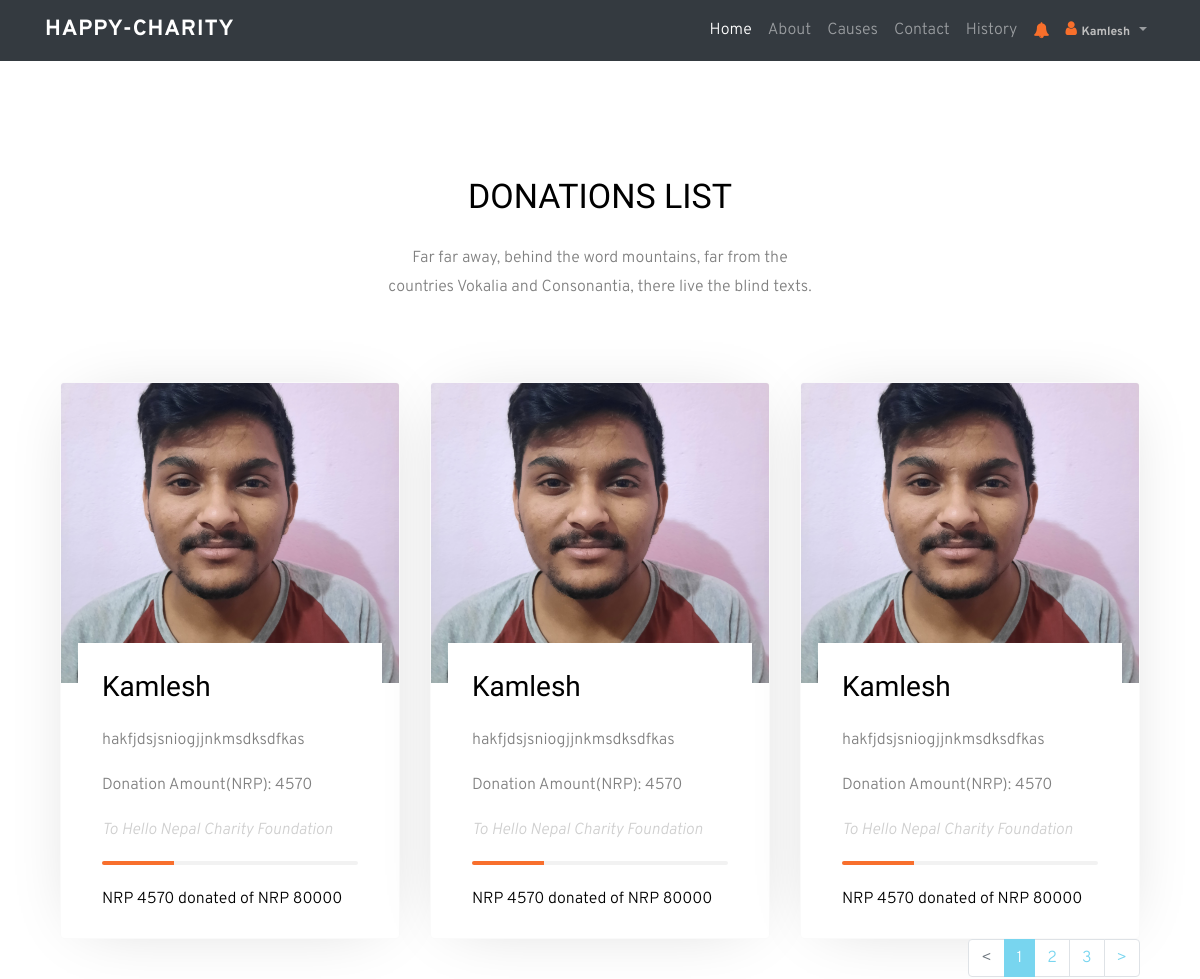
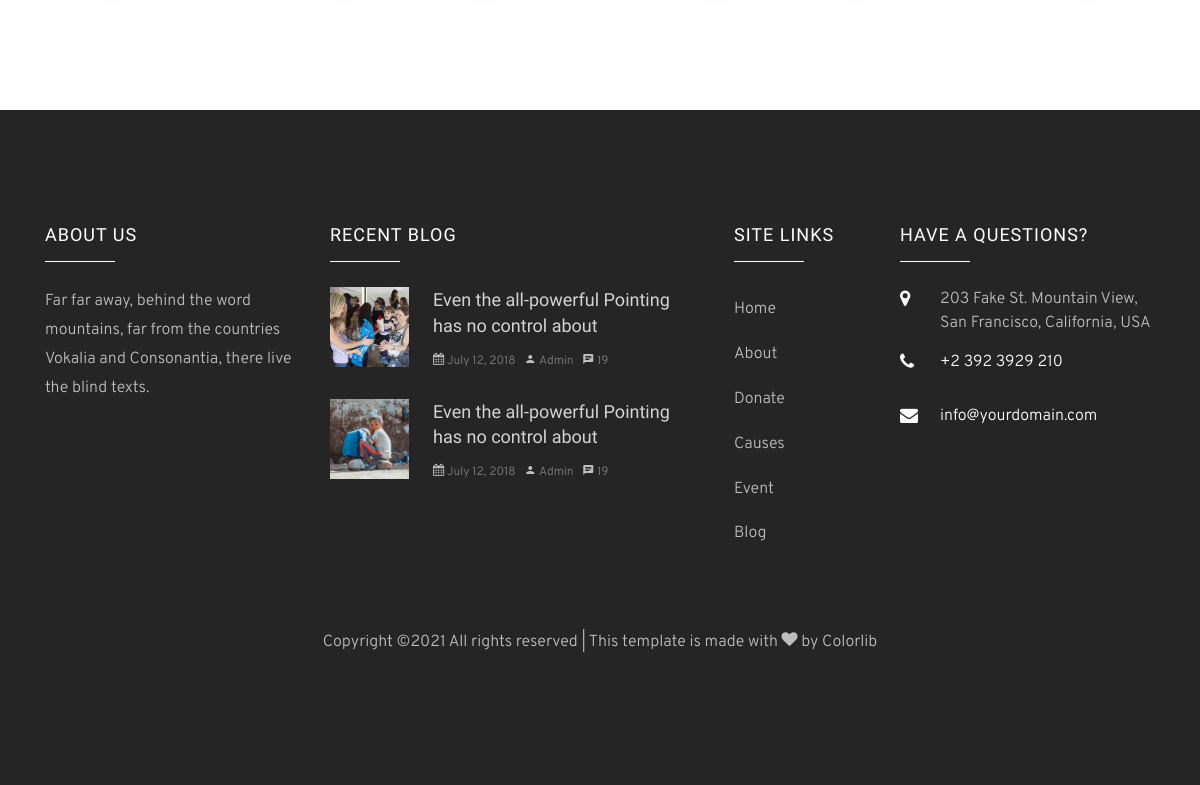
The app's page /donation/list/ (signed in) with its own data (2 pictures, top to bottom).
### account/models.py (models this page shows, shortened)
class Donation(models.Model):
    donor = models.ForeignKey(CustomerProfile, on_delete=models.CASCADE)
    cause = models.ForeignKey(Causes, on_delete=models.SET_NULL, null=True)
    amount = models.PositiveBigIntegerField(blank=True)
    date_donated = models.DateTimeField(auto_now_add=True)
    payment_completed = models.BooleanField(default=False, null=True, blank=True)
    field_history = FieldHistoryTracker(['donor'])

class Causes(models.Model):
    PRIORITY = (
        ('Medium', 'Medium'),
        ('High', 'High'),
        ('Low', 'Low'),
    )
    STATUS = (
        ('Pending', 'Pending'),
        ('Approved', 'Approved'),
    )
    ngo = models.ForeignKey(UserProfile, on_delete=models.CASCADE)
    date_requested = models.DateTimeField(auto_now_add=True)
    title = models.TextField(blank=False)
    description = models.TextField(blank=False)
    amount_required = models.PositiveBigIntegerField(blank=True)
    priority = models.CharField(max_length=20, choices=PRIORITY, default=PRIORITY)
    status = models.CharField(max_length=20, choices=STATUS, default=STATUS)
    cause_image = models.ImageField(upload_to='causes', blank=False)
    def __str__(self):
        return str(self.title)
    field_history = FieldHistoryTracker(['status'])

class CustomerProfile(models.Model):
    user = models.OneToOneField(User, on_delete=models.CASCADE)
    birthdate = models.DateField()
    phone_regex = RegexValidator(regex=r'^\+?1?\d{6,12}$',
                                 message="Phone number must be entered in the format: '+999999999'. Up to 12 digits allowed.")
    phone = models.CharField(validators=[phone_regex], max_length=15, blank=False,
                             unique=True)  # validators should be a list
    profile = models.ImageField(upload_to='donor/profile', blank=True)
    def __str__(self):
        return str(self.user)
    field_history = FieldHistoryTracker(['user'])

class UserProfile(models.Model):
    user = models.OneToOneField(User, on_delete=models.CASCADE)
    ngo_name = models.CharField(max_length=200, blank=False)
    location = models.CharField(max_length=300, blank=False)
    pan = models.CharField(max_length=20, blank=False, unique=True)
    phone_regex = RegexValidator(regex=r'^\+?1?\d{6,12}$',
                                 message="Phone number must be entered in the format: '+999999999'. Up to 12 digits allowed.")
    phone = models.CharField(validators=[phone_regex], max_length=15, blank=False,
                             unique=True)  # validators should be a list
    document = models.FileField(upload_to='documents/', blank=False)
    field_history = FieldHistoryTracker(['user'])

### account/views.py (the view)
# urls.py: path('donation/list/', views.DonationListView.as_view(), name='list_donation'),
@method_decorator(login_required, name='dispatch')
class DonationListView(ListView):
    model = Donation
    template_name = 'account/donation_listview.html'
    context_object_name = 'donation'
    paginate_by = 6
    def get_context_data(self, **kwargs):
        context = super(DonationListView, self).get_context_data(**kwargs)
        donation = self.get_queryset()
        page = self.request.GET.get('page')
        paginator = Paginator(donation, self.paginate_by)
        try:
            donation = paginator.page(page)
        except PageNotAnInteger:
            donation = paginator.page(1)
        except EmptyPage:
            donation = paginator.page(paginator.num_pages)
        context['donation'] = donation
        return context

### account/templates/account/donation_listview.html (shortened to what this page needs)
{% extends 'account/basetemplates/admin_nav_base.html' %}
{% load static %}
{% block body %}
<div class="container">
    <section class="ftco-section">
        <div class="container">
            <div class="row justify-content-center mb-5 pb-3">
                <div class="col-md-5 heading-section ftco-animate text-center">
                    <h2 class="mb-4">Donations List</h2>
                    <p>Far far away, behind the word mountains, far from the countries Vokalia and Consonantia, there
                        live the blind texts.</p>
                </div>
            </div>
            <div class="row">
                {% if request.user.is_superuser %}
                {% for item in donation %}
                <div class="col-md-4 ftco-animate">
                    <div class="cause-entry">
                        <a href="#" class="img"
                       style="background-image: url({{item.cause.cause_image.url}});"></a>
                        <div class="text p-3 p-md-4">
                            <h3><a href="{% url 'detail_cause' pk=item.id %}">{{item.donor}}</a></h3>
                            <p>{{item.cause}}</p>
                            <p>Donation Amount(NRP): <a>{{ item.amount }}</a></p>
                            <span class="donation-time mb-3 d-block">To {{item.cause.ngo.ngo_name}}</span>
                            <div class="progress custom-progress-success">
                                <div class="progress-bar bg-primary" role="progressbar"
                                     style="width: 28%"
                                     aria-valuenow="28" aria-valuemin="0" aria-valuemax="100"></div>
                            </div>
                            <span class="fund-raised d-block">NRP {{item.amount}} donated of NRP {{item.cause.amount_required}}</span>
                        </div>
                    </div>
                </div>
                {% endfor %}
                {% else %}
                {% for item in donation %}
                {% if request.user == item.donor.user %}
                <div class="col-md-4 ftco-animate">
                    <div class="cause-entry">
                        <a href="#" class="img"
                       style="background-image: url({{item.cause.cause_image.url}});"></a>
                        <div class="text p-3 p-md-4">
                            <h3><a href="{% url 'detail_cause' pk=item.id %}">{{item.donor}}</a></h3>
                            <p>{{item.cause}}</p>
                            <p>Donation Amount(NRP): <a>{{ item.amount }}</a></p>
                            <span class="donation-time mb-3 d-block">To {{item.cause.ngo.ngo_name}}</span>
                            <div class="progress custom-progress-success">
                                <div class="progress-bar bg-primary" role="progressbar"
                                     style="width: 28%"
                                     aria-valuenow="28" aria-valuemin="0" aria-valuemax="100"></div>
                            </div>
                            <span class="fund-raised d-block">NRP {{item.amount}} donated of NRP {{item.cause.amount_required}}</span>
                        </div>
                    </div>
                </div>
                {% endif %}
                {% endfor %}
                {% endif %}
            </div>
            {% if is_paginated %}
            {% include "account/basetemplates/pagination.html" %}
            {% endif %}
        </div>
    </section>
</div>
{% endblock %}

### account/templates/account/basetemplates/admin_nav_base.html (shortened to what this page needs)
<html lang="en">
{% load static %}
{% load notifications_tags %}
<head>
    <link rel="stylesheet" href={% static 'css/customer/css/open-iconic-bootstrap.min.css' %}>
    <link rel="stylesheet" href={% static 'css/customer/css/animate.css' %} >
    <link rel="stylesheet" href={% static 'css/customer/css/owl.carousel.min.css' %} >
                  <link rel="stylesheet" href={% static 'css/customer/css/owl.theme.default.min.css' %} >
                  <link rel="stylesheet" href={% static 'css/customer/css/magnific-popup.css' %} >
                  <link rel="stylesheet" href={% static 'css/customer/css/aos.css' %} >
                  <link rel="stylesheet" href={% static 'css/customer/css/ionicons.min.css' %} >
                  <link rel="stylesheet" href={% static "css/customer/css/bootstrap-datepicker.css"  %} >
                  <link rel="stylesheet" href={% static 'css/customer/css/jquery.timepicker.css' %} >
                  <link rel="stylesheet" href={% static 'css/customer/css/flaticon.css' %} >
                  <link rel="stylesheet" href={% static 'css/customer/css/icomoon.css' %} >
                  <link rel="stylesheet" href={% static 'css/customer/css/style.css' %} >
                  </head>
<body>
<nav class="navbar navbar-expand-lg navbar-dark ftco_navbar bg-dark ftco-navbar-dark" id="ftco-navbar">
    <div class="container">
        {% if request.user.is_staff %}
        <a class="navbar-brand" href="{% url 'dashboard' %}">HAPPY-CHARITY</a>
        {% else %}
        <a class="navbar-brand" href="{% url 'index' %}">HAPPY-CHARITY</a>
        {% endif %}
        <div class="collapse navbar-collapse" id="ftco-nav">
            <ul class="navbar-nav ml-auto">
                {% if not request.user.is_staff %}
                <li class="nav-item active"><a href="{% url 'index' %}" class="nav-link">Home</a></li>
                <li class="nav-item"><a href="" class="nav-link">About</a></li>
                <li class="nav-item"><a href="{% url 'list_cause' %}" class="nav-link">Causes</a></li>
                <li class="nav-item"><a href="" class="nav-link">Contact</a></li>
                <li class="nav-item"><a href="{% url 'list_history' %}" class="nav-link">History</a></li>
                {% endif %}
            </ul>
            {% if user.is_authenticated %}
            <ul class="navbar-nav show">
                    <li class="nav-item dropdown" role="button">
                        <a class="nav-link dropdown" href="#" id=""
                           data-toggle="dropdown"
                           aria-haspopup="true" aria-expanded="true"><i
                                class="icon icon-bell" style="color:#f86f2b;"></i></a>
                    </li>
                </ul>
                <ul class="navbar-nav">
                    <li class="nav-item dropdown">
                        <a class="nav-link dropdown-toggle" href="#" id="navbarDropdownMenuLink"
                           data-toggle="dropdown"
                           aria-haspopup="true" aria-expanded="true"><i
                                class="icon icon-user" style="color:#f86f2b;"></i><span class="badge">{{user.username}}</span></a>
                    </li>
                </ul>
            {% endif %}
        </div>
    </div>
</nav>
{% block body %}
{% endblock %}
<footer class="ftco-footer ftco-section img">
      <div class="container">
        <div class="row mb-5">
          <div class="col-md-3">
            <div class="ftco-footer-widget mb-4">
              <h2 class="ftco-heading-2">About Us</h2>
              <p>Far far away, behind the word mountains, far from the countries Vokalia and Consonantia, there live the blind texts.</p>
              <ul class="ftco-footer-social list-unstyled float-md-left float-lft mt-5">
              </ul>
            </div>
          </div>
          <div class="col-md-4">
            <div class="ftco-footer-widget mb-4">
              <h2 class="ftco-heading-2">Recent Blog</h2>
              <div class="block-21 mb-4 d-flex">
                <a class="blog-img mr-4" style="background-image: url(images/image_1.jpg);"></a>
                <div class="text">
                  <h3 class="heading"><a href="#">Even the all-powerful Pointing has no control about</a></h3>
                  <div class="meta">
                    <div><a href="#"><span class="icon-calendar"></span> July 12, 2018</a></div>
                    <div><a href="#"><span class="icon-person"></span> Admin</a></div>
                    <div><a href="#"><span class="icon-chat"></span> 19</a></div>
                  </div>
                </div>
              </div>
              <div class="block-21 mb-4 d-flex">
                <a class="blog-img mr-4" style="background-image: url(images/image_2.jpg);"></a>
                <div class="text">
                  <h3 class="heading"><a href="#">Even the all-powerful Pointing has no control about</a></h3>
                  <div class="meta">
                    <div><a href="#"><span class="icon-calendar"></span> July 12, 2018</a></div>
                    <div><a href="#"><span class="icon-person"></span> Admin</a></div>
                    <div><a href="#"><span class="icon-chat"></span> 19</a></div>
                  </div>
                </div>
              </div>
            </div>
          </div>
          <div class="col-md-2">
             <div class="ftco-footer-widget mb-4 ml-md-4">
              <h2 class="ftco-heading-2">Site Links</h2>
              <ul class="list-unstyled">
                <li><a href="#" class="py-2 d-block">Home</a></li>
                <li><a href="#" class="py-2 d-block">About</a></li>
                <li><a href="#" class="py-2 d-block">Donate</a></li>
                <li><a href="#" class="py-2 d-block">Causes</a></li>
                <li><a href="#" class="py-2 d-block">Event</a></li>
                <li><a href="#" class="py-2 d-block">Blog</a></li>
              </ul>
            </div>
          </div>
          <div class="col-md-3">
            <div class="ftco-footer-widget mb-4">
            	<h2 class="ftco-heading-2">Have a Questions?</h2>
            	<div class="block-23 mb-3">
	              <ul>
	                <li><span class="icon icon-map-marker"></span><span class="text">203 Fake St. Mountain View, San Francisco, California, USA</span></li>
	                <li><a href="#"><span class="icon icon-phone"></span><span class="text">+2 392 3929 210</span></a></li>
	                <li><a href="#"><span class="icon icon-envelope"></span><span class="text">info@yourdomain.com</span></a></li>
	              </ul>
	            </div>
            </div>
          </div>
        </div>
        <div class="row">
          <div class="col-md-12 text-center">
            <p>
  Copyright &copy;<script>document.write(new Date().getFullYear());</script> All rights reserved | This template is made with <i class="icon-heart" aria-hidden="true"></i> by <a href="https://colorlib.com" target="_blank">Colorlib</a>
  </p>
          </div>
        </div>
      </div>
    </footer>
</body>
</html>

### static/css/customer/css/icomoon.css (style rules this page uses)
[class^="icon-"], [class*=" icon-"] { font-family: 'icomoon' !important; speak: none; font-style: normal; font-weight: normal; font-variant: normal; text-transform: none; line-height: 1; -webkit-font-smoothing: antialiased; -moz-osx-font-smoothing: grayscale; }
.icon-heart:before { content: "\f004"; }
.icon-user:before { content: "\f007"; }
.icon-map-marker:before { content: "\f041"; }
.icon-calendar:before { content: "\f073"; }
.icon-phone:before { content: "\f095"; }
.icon-envelope:before { content: "\f0e0"; }
.icon-bell:before { content: "\f0f3"; }
.icon-chat:before { content: "\e0b7"; }
.icon-person:before { content: "\e7fd"; }

### records on screen
Donation: cause.cause_image (picture), donor "Kamlesh", cause "hakfjdsjsniogjjnkmsdksdfkas", amount "4570", cause.ngo.ngo_name "Hello Nepal Charity Foundation", cause.amount_required "80000"
Donation: cause.cause_image (picture), donor "Kamlesh", cause "hakfjdsjsniogjjnkmsdksdfkas", amount "4570", cause.ngo.ngo_name "Hello Nepal Charity Foundation", cause.amount_required "80000"
Donation: cause.cause_image (picture), donor "Kamlesh", cause "hakfjdsjsniogjjnkmsdksdfkas", amount "4570", cause.ngo.ngo_name "Hello Nepal Charity Foundation", cause.amount_required "80000"

### other values on screen
{{ user.username }} "Kamlesh"
{{ page_obj.number }} "1"
{{ i }} "2" "3"
